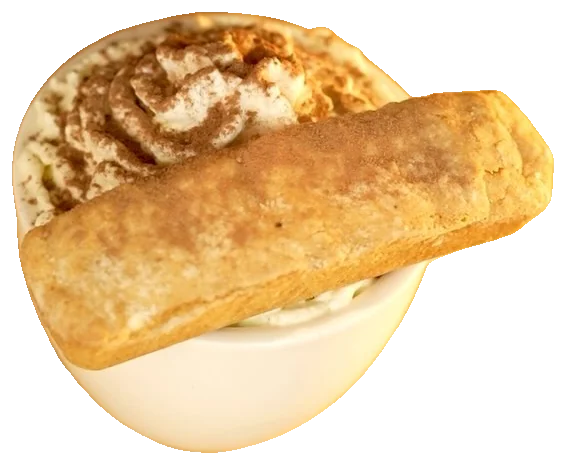
#> input picture doubleshot_website/code/assets/img/cut-tiramisu.webp, 566 x 465 px; the run also reads 2 pictures not shown here
$ python build_pages.py
#> lines starting #> are read from the running program, lines starting #| are printed output that depends on the picture
"""Generates the DOUBLESHOT inner pages from one shared shell.
Run:  ./venv/Scripts/python.exe build_pages.py
Rerunnable - it overwrites the four page files and nothing else.

2026-09-10 rebuild (see RESEARCH-2026-09-10.md, "Inner pages"):
- swup removed; page changes are cross-document View Transitions (site.css)
- giant-type hero with a floating cut-out or framed photo, no dead gap
- shared marquee + fitted giant wordmark before/in the footer
- Menu page: sticky category rail, featured cut-outs, cascading rows
Pages are being improved one at a time; Roastery, Bakery and Locations keep
their bodies for now and only get the new shell.
"""
import io, os, time

ASSET_V = str(int(time.time()))   # cache-bust the shared assets on every build

VEG = ('<svg class="veg" viewBox="0 0 20 20" aria-label="Eggless" role="img">'
       '<rect x="1" y="1" width="18" height="18"/><circle cx="10" cy="10" r="4.5"/></svg>')

# 2026-09-13: the phone page list (assets/mnav.js). A sibling of #nav, never inside it:
# #nav.deep has backdrop-filter, which would make it the containing block of a fixed
# child. Same block in index.html (keep in sync).
MNAV = """<div class="mnav" id="mnav" hidden>
  <nav aria-label="Pages">
    <ol class="mnav-list">
      <li style="--i:0"><a href="index.html"><span>Home</span></a></li>
      <li style="--i:1"><a href="menu.html"><span>Menu</span><em>Every drink</em></a></li>
      <li style="--i:2"><a href="bakery.html"><span>Bakery</span><em>100% eggless</em></a></li>
      <li style="--i:3"><a href="roastery.html"><span>Roastery</span><em>On premise</em></a></li>
      <li style="--i:4"><a href="locations.html"><span>Locations</span><em>Five caf&eacute;s</em></a></li>
    </ol>
    <div class="mnav-foot">
      <p>Every day, 9:00 to 21:00</p>
      <a href="tel:+917743007183">+91 77430 07183</a>
      <a class="ig" href="https://www.instagram.com/doubleshotroasters/" target="_blank" rel="noopener">Instagram</a>
    </div>
  </nav>
</div>"""

NAV = """
<header id="nav">
  <a class="wordmark" href="index.html"><span class="nav-mark" data-ds-mark="load" aria-hidden="true"></span>Doubleshot</a>
  <nav>
    <a href="menu.html">Menu</a>
    <a href="bakery.html">Bakery</a>
    <a href="roastery.html">Roastery</a>
    <a href="locations.html">Locations</a>
    <!-- 2026-09-12: real order links, each verified to load (qa/2026-09-12_order).
         Zomato = delivery, 5 outlets. Swiggy lists these cafes only on Dineout (table
         booking); its delivery pages returned an error, so they are labelled as such. -->
    <details class="order">
      <summary>Order <b>Zomato</b><i>/</i><b>Swiggy</b></summary>
      <div class="order-pop">
        <p class="op-k">Order from</p>
        <div class="op-choose">
          <button type="button" data-op="zomato"><b>Zomato</b><span>Delivery from five cafés</span></button>
          <button type="button" data-op="swiggy"><b>Swiggy</b><span>Book a table (Dineout)</span></button>
        </div>
        <div class="op-sec" data-op-sec="zomato">
          <button type="button" class="op-back">&larr; Back</button>
          <h3>Zomato</h3>
          <ul class="op-list">
            <li><a href="https://www.zomato.com/amritsar/doubleshot-coffee-roasters-1-ranjit-avenue/order" target="_blank" rel="noopener">Ranjit Avenue <span>Amritsar</span></a></li>
            <li><a href="https://www.zomato.com/amritsar/doubleshot-coffee-roasters-kabir-park/order" target="_blank" rel="noopener">Kabir Park <span>Amritsar</span></a></li>
            <li><a href="https://www.zomato.com/amritsar/doubleshot-coffee-roasters-gt-road/order" target="_blank" rel="noopener">GT Road <span>Amritsar</span></a></li>
            <li><a href="https://www.zomato.com/chandigarh/doubleshot-coffee-roasters-sector-78-mohali/order" target="_blank" rel="noopener">Sector 78 <span>Mohali</span></a></li>
            <li><a href="https://www.zomato.com/jalandhar/doubleshot-coffee-roasters-3-model-town/order" target="_blank" rel="noopener">Model Town <span>Jalandhar</span></a></li>
          </ul>
        </div>
        <div class="op-sec" data-op-sec="swiggy">
          <button type="button" class="op-back">&larr; Back</button>
          <h3>Swiggy</h3>
          <ul class="op-list">
            <li><a href="https://www.swiggy.com/restaurants/amritsar/g-t-road/double-shot-coffee-roasters-680189/dineout" target="_blank" rel="noopener">GT Road <span>Amritsar</span></a></li>
            <li><a href="https://www.swiggy.com/restaurants/chandigarh/sector-78-mohali/doubleshot-coffee-roasters-693808/dineout" target="_blank" rel="noopener">Sector 78 <span>Mohali</span></a></li>
          </ul>
          <p class="op-note">On Swiggy these cafés take table bookings (Dineout). For delivery, use Zomato.</p>
        </div>
      </div>
    </details>
    <!-- 2026-09-13: phones (<=820px) get every page from this button (assets/mnav.js) -->
    <button class="mnav-btn" type="button" aria-expanded="false" aria-controls="mnav" aria-label="Open pages"><i></i><i></i></button>
  </nav>
</header>
""" + MNAV

MQ_RUN = ('<span>Sourcing</span><b>|</b><span>Roasting</span><b>|</b><span>Brewing</span><b>|</b>'
          '<span class="dim">100% eggless</span><b>|</b><span class="dim">Amritsar</span><b>|</b>'
          '<span class="dim">Mohali</span><b>|</b><span class="dim">Jalandhar</span><b>|</b>')

FOOTER = """<div class="marquee" aria-hidden="true">
  <div class="mq-track">""" + MQ_RUN + MQ_RUN + """</div>
</div>
<footer>
  <div class="giant" aria-hidden="true">Doubleshot</div>
  <div class="foot-grid">
    <div>
      <span class="foot-mark" data-ds-mark="view" aria-hidden="true"></span>
      <p>Sourcing, roasting and brewing in Punjab.<br>100% eggless artisanal bakery &amp; savoury.</p>
    </div>
    <div>
      <h2>Visit</h2>
      <a href="locations.html">Amritsar</a>
      <a href="locations.html">Mohali</a>
      <a href="locations.html">Jalandhar</a>
      <a href="locations.html">Chandigarh (opening soon)</a>
    </div>
    <div>
      <h2>Contact</h2>
      <a href="tel:+917743007183">+91 77430 07183</a>
      <p>Every day, 9:00 to 21:00</p>
      <a href="https://www.instagram.com/doubleshotroasters/" target="_blank" rel="noopener">Instagram</a>
    </div>
  </div>
  <div class="fl">SCO 49, B Block, District Shopping Centre, Ranjit Avenue, Amritsar 143001</div>
</footer>"""

SHELL_CSS = """
/* ---------- inner-page hero: giant type + a floating subject --------------
   Replaces the blurred film still. Sons & Daughters-style oversized title;
   the cut-out sits in front of the letters for depth. No dead gap below. */
.hx{position:relative;min-height:88vh;padding:17vh var(--pad) 7vh;display:grid;
  grid-template-columns:minmax(0,1.3fr) minmax(0,1fr);align-items:end;gap:2vw;overflow:hidden}
.hx::before{content:'';position:absolute;right:6vw;top:18vh;width:36vh;height:36vh;border-radius:50%;
  background:radial-gradient(circle,rgba(198,164,114,.14) 0%,rgba(198,164,114,0) 68%);pointer-events:none}
.hx-copy{position:relative;z-index:2;grid-column:1;grid-row:1}
.hx-title{font-family:var(--heading);font-weight:800;font-size:clamp(3rem,7.6vw,8.2rem);line-height:.8;
  letter-spacing:-.065em;margin:0 0 3.4vh -.05em;white-space:nowrap;color:var(--warm-white)}
.hx.in .hx-title .char{transform:translateY(0)}
/* A framed photo has hard edges, so the title must not run into it (a cut-out
   can overlap the letters; a rectangle just looks like a collision). */
.hx.framed .hx-title{font-size:clamp(2.8rem,6.4vw,7rem)}
.hx-sub{font-size:clamp(15px,1.15vw,18px);line-height:1.5;color:var(--warm-white-dim);max-width:40ch;margin:0}
.hx-copy .overline,.hx-copy .vegline,.hx-sub{opacity:0;transform:translateY(16px);
  transition:opacity .9s ease .75s,transform 1s cubic-bezier(.16,1,.3,1) .75s}
.hx-copy .overline,.hx-copy .vegline{margin-bottom:2.4vh}
.hx.in .hx-copy .overline,.hx.in .hx-copy .vegline,.hx.in .hx-sub{opacity:1;transform:none}
.hx-art{grid-column:2;grid-row:1;justify-self:center;align-self:center;margin:0;position:relative;z-index:1}
.hx-art-in{opacity:0;transform:translateY(60px) scale(.95);
  transition:opacity 1.2s ease .3s,transform 1.5s cubic-bezier(.16,1,.3,1) .3s}
.hx.in .hx-art-in{opacity:1;transform:none}
.hx-art.cut img{max-height:52vh;width:auto;max-width:100%;
  filter:brightness(.9) drop-shadow(0 50px 60px rgba(0,0,0,.55));animation:hxfloat 8s ease-in-out infinite alternate}
.hx-art.frame .hx-art-in{width:min(27vw,54vh);aspect-ratio:4/5;overflow:hidden}
.hx-art.frame img{width:100%;height:100%;object-fit:cover;filter:brightness(.8) saturate(.9)}
@keyframes hxfloat{from{transform:translateY(0) rotate(-1.2deg)}to{transform:translateY(-16px) rotate(1.2deg)}}
.wrap{padding:var(--section) var(--pad)}
.lede{max-width:52ch;font-size:clamp(17px,1.55vw,21px);line-height:1.45;font-weight:300;
  letter-spacing:-.015em;margin:0 0 4vw}
h2.sec{font-family:var(--heading);font-weight:500;letter-spacing:-.04em;
  font-size:clamp(1.6rem,2.7vw,2.5rem);line-height:.98;margin:0 0 20px}
.big{font-family:var(--display);font-weight:700;letter-spacing:-.04em;
  font-size:clamp(1.7rem,3.1vw,2.7rem);line-height:1;margin:0 0 14px}
.cols{display:grid;grid-template-columns:repeat(2,1fr);gap:4vw}

/* ---------- marquee + giant wordmark (shared with the homepage) ---------- */
.marquee{position:relative;overflow:hidden;padding:2.2vw 0;background:var(--ink);
  border-top:1px solid rgba(241,237,228,.12);border-bottom:1px solid rgba(241,237,228,.12)}
.mq-track{display:flex;width:max-content;will-change:transform}
.mq-track span{font-family:var(--heading);font-weight:500;font-size:clamp(1.3rem,2.6vw,2.5rem);
  letter-spacing:-.035em;line-height:1;color:var(--warm-white);padding:0 .45em;white-space:nowrap}
.mq-track span.dim{color:rgba(241,237,228,.55)}   /* .34 measured 2.81:1 */
.mq-track b{font-family:var(--heading);font-weight:300;font-size:clamp(1.3rem,2.6vw,2.5rem);line-height:1;color:var(--accent);opacity:.8}
.giant{font-family:var(--display);font-weight:700;font-size:17vw;line-height:.82;letter-spacing:-.05em;
  color:var(--warm-white);white-space:nowrap;overflow:hidden;padding-bottom:.08em;margin:0 0 4vw}
.giant.in .char{transform:translateY(0)}

@media (max-width:820px){
  /* top padding clears the ~70px phone header (24vw left the hero art touching it) */
  .hx{grid-template-columns:1fr;min-height:0;padding:calc(18vw + 48px) var(--pad) 10vw;gap:6vw;align-items:start}
  .hx-art{grid-column:1;grid-row:1;justify-self:center}
  .hx-copy{grid-row:2}
  .hx-title{font-size:16vw}
  .hx-art.cut img{max-height:34vh}
  .hx-art.frame .hx-art-in{width:70vw}
  .hx-sub{font-size:16px}
  .cols{grid-template-columns:1fr;gap:10vw}
  /* grid children may shrink below their content on phones (a long unbreakable row
     otherwise widens the whole page; found on Menu at 360px) */
  .hx > *,.cols > *,.pair > *,.lmap > *,.city-body > *,.loc-all > *,.a3 > *,.mgrid > *{min-width:0}
}
@media (prefers-reduced-motion:reduce){
  .hx-art.cut img{animation:none}
  .hx-art-in,.hx-copy .overline,.hx-copy .vegline,.hx-sub{opacity:1;transform:none;transition:none}
}
"""

HEAD = """<!DOCTYPE html>
<html lang="en">
<head>
<meta charset="UTF-8" />
<meta name="viewport" content="width=device-width, initial-scale=1" />
<title>__TITLE__</title>
<meta name="description" content="__DESC__" />
<meta name="theme-color" content="#0A2111" />
<link rel="icon" href="favicon.ico" sizes="any">
<link rel="icon" type="image/png" sizes="32x32" href="assets/favicon-32.png">
<link rel="apple-touch-icon" href="assets/apple-touch-icon.png">
<link href="https://api.fontshare.com/v2/css?f[]=cabinet-grotesk@500,700,800&display=swap" rel="stylesheet">
<link href="https://api.fontshare.com/v2/css?f[]=zodiak@400,700&display=swap" rel="stylesheet">
<link href="https://api.fontshare.com/v2/css?f[]=switzer@300,400,500,600&display=swap" rel="stylesheet">
<link rel="stylesheet" href="assets/site.css?v=__V__">
<!-- defer: render-blocking CDN scripts delayed first paint enough that the
     cross-document View Transition was never created on inner pages. -->
<script defer src="https://cdn.jsdelivr.net/npm/lenis@1.3.26/dist/lenis.min.js"></script>
<script defer src="https://cdn.jsdelivr.net/npm/gsap@3.13.0/dist/gsap.min.js"></script>
<script defer src="https://cdn.jsdelivr.net/npm/gsap@3.13.0/dist/ScrollTrigger.min.js"></script>
<script defer src="https://cdn.jsdelivr.net/npm/split-type@0.3.4/umd/index.min.js"></script>
<script defer src="assets/logo-paths.js?v=__V__"></script>
<script defer src="assets/logo.js?v=__V__"></script>
<style>__SHELL____EXTRA__
</style>
</head>
<body>
__NAV__
"""


def page(fn, title, desc, art, art_kind, art_alt, kicker, h1, sub, body, extra="", kicker_veg=False):
    """art_kind: 'cut' = transparent cut-out floating; 'frame' = framed photo."""
    html = (HEAD.replace("__TITLE__", title).replace("__DESC__", desc)
                .replace("__SHELL__", SHELL_CSS).replace("__EXTRA__", extra)
                .replace("__NAV__", NAV).replace("__V__", ASSET_V))
    kick = ('<div class="vegline">' + VEG + " " + kicker + "</div>") if kicker_veg \
        else ('<div class="overline">' + kicker + "</div>")
    html += (
        "\n<main>\n"
        '<section class="hx' + (' framed' if art_kind == 'frame' else '') + '">\n'
        '  <div class="hx-copy">\n'
        "    " + kick + "\n"
        '    <h1 class="hx-title">' + h1 + "</h1>\n"
        '    <p class="hx-sub">' + sub + "</p>\n"
        "  </div>\n"
        '  <figure class="hx-art ' + art_kind + '" data-parallax="-0.14" data-scale="1">'
        '<div class="hx-art-in"><img src="assets/img/' + art + '" alt="' + art_alt + '"></div></figure>\n'
        "</section>\n" + body + "\n</main>\n"
    )
    # defer keeps it after the deferred libraries in the head (document order)
    html += (FOOTER + '\n<script defer src="assets/liquid.js?v=' + ASSET_V + '"></script>'
             + '\n<script defer src="assets/velocity.js?v=' + ASSET_V + '"></script>'
             + '\n<script defer src="assets/order.js?v=' + ASSET_V + '"></script>'
             + '\n<script defer src="assets/mnav.js?v=' + ASSET_V + '"></script>'
             # 2026-09-13: the doughnut track replaced the runner (client request)
             + '\n<script defer src="assets/donut.js?v=' + ASSET_V + '"></script>'
             + '\n<script defer src="assets/site.js?v=' + ASSET_V
             + '"></script>\n</body>\n</html>\n')
    io.open(fn, "w", encoding="utf-8", newline="").write(html)
    return fn


# ------------------------------------------------------------------- MENU ---
CATS = [
    ("Espresso", [
        ("Espresso shot", "", "150"), ("Americano", "Hot / iced", "180 / 205"),
        ("Cortado", "Hot / iced", "190 / 195"), ("Cappuccino", "Hot / iced", "190 / 235"),
        ("Flat white", "", "190"), ("Latt&eacute;", "Hot / iced", "220 / 240"),
        ("Mocha", "Hot / iced", "265 / 280"), ("White mocha", "Hot / iced", "285 / 300"),
        ("Toasted spice latte", "Hot / iced", "280"), ("Affogato", "", "230")]),
    ("Signatures", [
        ("Jaggery latt&eacute;", "Gur, not sugar.", "260"),
        ("Masala chai latt&eacute;", "The one you actually grew up on.", "190"),
        ("DS tiramisu latt&eacute;", "Ours. The initials are the clue.", "350"),
        ("Mont Blanc", "", "299"), ("Espresso Blanc", "", "339"), ("Matcha Cloud", "", "339"),
        ("Roasted hazelnut latt&eacute;", "", "280"), ("Roasted almond latt&eacute;", "", "280"),
        ("Hot chocolate", "", "290"), ("Mug of love", "", "305"), ("Double malt-a", "", "350")]),
    ("Speciality", [
        ("V60 pour-over", "Hot / iced", "260"), ("Kalita pour-over", "Hot / iced", "260"),
        ("Aeropress", "", "260"), ("French press", "", "260"),
        ("Cold brew", "Coarse ground, steeped twenty four hours.", "245")]),
    ("Cold", [
        ("Vietnamese iced coffee", "", "315"), ("Espresso &amp; tonic", "", "275"),
        ("Frapp&eacute;", "", "280"), ("Iced matcha green latt&eacute;", "", "300"),
        ("Ice tea", "Peach / lemon", "230"), ("Mojito", "Lemon / orange", "225 / 280"),
        ("Watermelon mojito", "", "280"), ("Iced matcha frapp&eacute;", "", "300"),
        ("Orange matcha", "", "300"), ("Nutella frapp&eacute;", "", "310")]),
    ("Tea", [
        ("Black / green / cinnamon", "", "165"),
        ("Hot matcha green latt&eacute;", "", "245"), ("Honey ginger lemon tea", "", "215")]),
]

# Only drinks we have a real photo of get a hover image. The client's own
# Instagram shots, cut out of their backgrounds by make_cutouts.py.
PHOTOS = {
    "DS tiramisu latt&eacute;": "assets/img/cut-tiramisu.webp",
    "Iced matcha green latt&eacute;": "assets/img/cut-matcha.webp",
    "Hot chocolate": "assets/img/cut-hotchoc.webp",
    "V60 pour-over": "assets/img/cut-v60.webp",
    "Affogato": "assets/img/cut-affogato.webp",
    "Latt&eacute;": "assets/img/cut-iced-layered.webp",
}

# 2026-09-10: + Affogato and Iced latte (client's own posts C8Yv_UNRBVs, C783muxRM_k;
# real menu prices). The cup in DCYs8yqxeW3 is the Winter Spice Latte (not on the
# printed menu), so it is NOT labelled cappuccino and stays off the page.
FEATURED = [
    ("DS Tiramisu Latt&eacute;", "350", "cut-tiramisu.webp", "DS tiramisu latte with cocoa-dusted cream and a biscuit"),
    ("Iced Matcha Latt&eacute;", "300", "cut-matcha.webp", "Iced matcha latte poured in layers"),
    ("Hot Chocolate", "290", "cut-hotchoc.webp", "Hot chocolate with whipped cream and cocoa"),
    ("V60 Pour-over", "260", "cut-v60.webp", "V60 dripper over a glass server"),
    ("Affogato", "230", "cut-affogato.webp", "Two scoops of vanilla ice cream in a glass, espresso poured over"),
    ("Iced Latt&eacute;", "240", "cut-iced-layered.webp", "Iced latte in a tall glass, topped with whipped cream and cinnamon"),
]


def anchor(n):
    return n.lower().replace(" ", "-")


total = sum(len(items) for _, items in CATS)
rail = "\n".join(
    '      <li><a href="#%s"><span class="rn">%s</span><span class="rc">%02d</span></a></li>'
    % (anchor(c), c, len(items)) for c, items in CATS)

secs = []
for name, items in CATS:
    rows = "\n".join(
        '        <li%s><b>%s</b>%s<em>%s</em></li>'
        % ((' data-img="%s"' % PHOTOS[n]) if n in PHOTOS else "", n,
           ("<span>%s</span>" % d) if d else "", pr)
        for n, d, pr in items)
    secs.append(
        '    <section class="mcat" id="%s">\n'
        '      <h2 class="mcat-h">%s</h2>\n'
        '      <ul class="menu">\n%s\n      </ul>\n    </section>' % (anchor(name), name, rows))

def _wh(name):
    """Intrinsic size, so the browser reserves the box before the image loads."""
#> called with name = 'cut-tiramisu.webp'
    from PIL import Image
    return Image.open(os.path.join("assets", "img", name)).size


feats = "\n".join(
    '    <figure class="feat"><img src="assets/img/%s" width="%d" height="%d" alt="%s" loading="lazy">'
    '<figcaption><b>%s</b><em>%s</em></figcaption></figure>' % ((img,) + _wh(img) + (alt, nm, pr))
    for nm, pr, img, alt in FEATURED)
#> call 2 of _wh, with name = 'cut-matcha.webp'
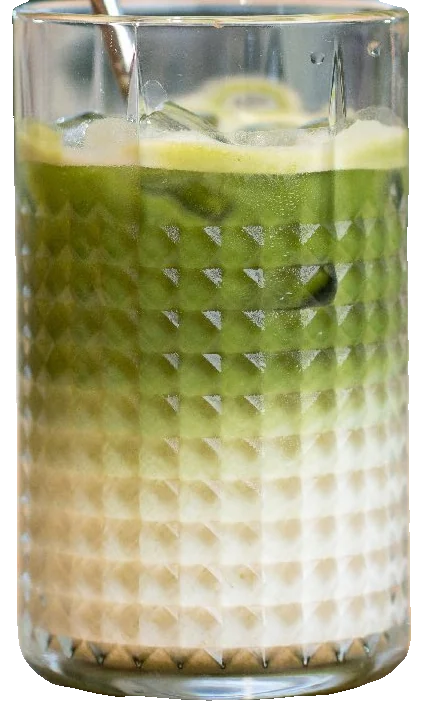
#> input picture doubleshot_website/code/assets/img/cut-matcha.webp, 423 x 713 px
#> call 3 of _wh, with name = 'cut-hotchoc.webp'
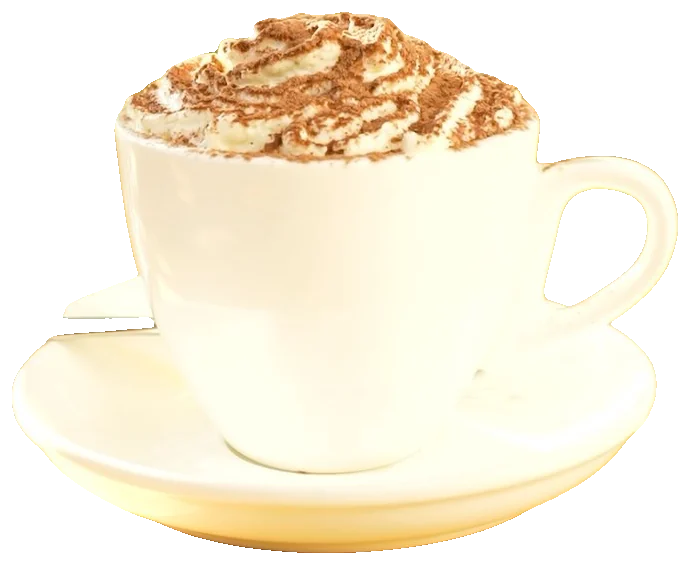
#> input picture doubleshot_website/code/assets/img/cut-hotchoc.webp, 690 x 565 px
#> call 4 of _wh, with name = 'cut-v60.webp'
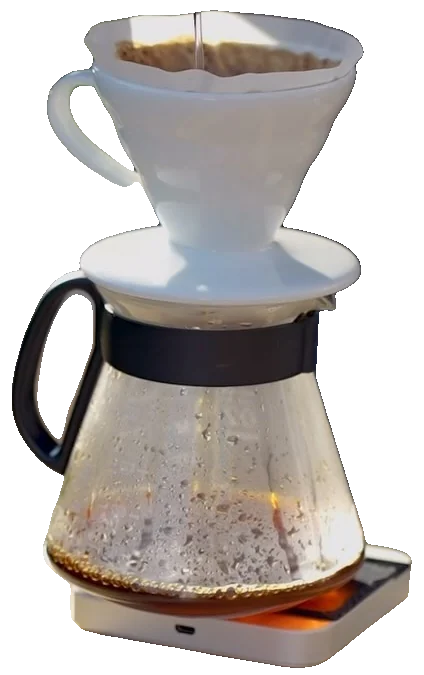
#> input picture doubleshot_website/code/assets/img/cut-v60.webp, 424 x 675 px
#> (the rest of the program and of its run is left out)
